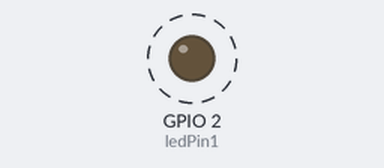
A sketch run on a simulated ESP32. Shown: output pins drawn as LEDs (lit = HIGH). Dashed ring = blinking. What the sketch prints to the serial monitor is not drawn.

Above: at 0.04 s.
Timing chart, 0 to 3.0 s (numbered marks = the images above):
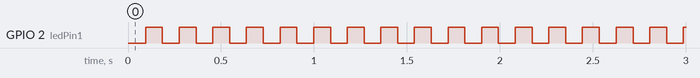

Measured:
- by itself, GPIO 2 (ledPin1): alternates HIGH for 0.09 s and LOW for 0.09 s

The sketch:

sender.ino
```cpp
#include "headers.h"
// #include "functions.h"

// receiver's mac address A4:CF:12:04:E3:E4
uint8_t broadcastAddress[] = {0xA4, 0xCF, 0x12, 0x04, 0xE3, 0xE4};
int mcuID = 1;    //id goes from 0 to 5

// initializing time

const int packetSize = 9; // amount of sensor readings being sent within each packet
// transfer rate = packetSize*10 (ms) - 100ms (current)
// transfer rate = 1/(packetSize*10/1000) (Hz) - 10Hz (current)
// keep in mind this still sends data equivalent to 100Hz


// defining the sample rate for every sensor reading
unsigned long long cm = 0;
unsigned long long pm = 0;
int interval = 10; // 10 ms interval for 100 hz
int counter = 0;   // variable to sequentially store packets as fixed packet sizes


//initializing status led
int ledPin1 = 2;
int ledStatus1 = false;

//function to toggle LED pin 2
void toggleLED(){
  if(ledStatus1==true){
    ledStatus1=false;
  }
  else{
    ledStatus1=true;
  }
  digitalWrite(ledPin1,ledStatus1);
}


// Must match the sender structure
typedef struct struct_message
{
  int id;
  boolean espStatus;
  unsigned long long int time;
  int accelx[packetSize];
  int accely[packetSize];
  int accelz[packetSize];
  int gyrox[packetSize];
  int gyroy[packetSize];
  int gyroz[packetSize];
} struct_message;

// Create a struct_message called myData
struct_message myData;

// Create peer interface
esp_now_peer_info_t peerInfo;

// callback when data is sent
void OnDataSent(const uint8_t *mac_addr, esp_now_send_status_t status)
{
  Serial.print("\r\nLast Packet Send Status:\t");

  if(status== ESP_NOW_SEND_SUCCESS){
    Serial.println("Delivery Success");
    toggleLED();

  }else{
    //turning off LED
    Serial.println("Delivery Fail");
      ledStatus1=false;
      digitalWrite(ledPin1,ledStatus1);
  }


 // Serial.println(status == ESP_NOW_SEND_SUCCESS ? "Delivery Success" : "Delivery Fail");
}

void setup()
{
  // Init Serial Monitor
  Serial.begin(115200);
  //initialise status led
  pinMode(ledPin1,OUTPUT);

  // Set device as a Wi-Fi Station
  WiFi.mode(WIFI_STA);

  // Init ESP-NOW
  if (esp_now_init() != ESP_OK)
  {
    Serial.println("Error initializing ESP-NOW");
    return;
  }

  // Once ESPNow is successfully Init, we will register for Send CB to
  // get the status of Trasnmitted packet
  esp_now_register_send_cb(OnDataSent);

  // Register peer
  memcpy(peerInfo.peer_addr, broadcastAddress, 6);
  peerInfo.channel = 0;
  peerInfo.encrypt = false;

  // Add peer
  if (esp_now_add_peer(&peerInfo) != ESP_OK)
  {
    Serial.println("Failed to add peer");
    return;
  }
}

// data functions
// samples sensor values every 10 ms (100 hz refresh rate)

//replace content of these functions with code for extracting sensor data from IMU

int accelxVal()
{
  int value = 12345;

  return value;
}
int accelyVal()
{
  int value = 12121;

  return value;
}
int accelzVal()
{
  int value = 00000;

  return value;
}
int gyroxVal()
{
  int value = 11111;

  return value;
}
int gyroyVal()
{
  int value = 99999;

  return value;
}
int gyrozVal()
{
  int value = 88888;

  return value;
}


void loop()
{

  // update time and status
  myData.espStatus=true;
  if (counter == 0)
  {
    myData.time = 14 * 60 * 60 * 1000 + 9 * 60 * 1000 + pm;
  }

  cm = millis();
  if ((cm - pm) >= interval)
  {
    pm = cm;
    // update data
    myData.id = mcuID;
    myData.accelx[counter] = accelxVal();
    myData.accely[counter] = accelyVal();
    myData.accelz[counter] = accelzVal();
    myData.gyrox[counter] = gyroxVal();
    myData.gyroy[counter] = gyroyVal();
    myData.gyroz[counter] = gyrozVal();
    counter++; // incrementing counter within the loop signifying that an interval of 10 ms has passed
  }

  // send data via esp now
  if (counter >= packetSize)
  {
    counter = 0;
    // Send message via ESP-NOW
    esp_err_t result = esp_now_send(broadcastAddress, (uint8_t *)&myData, sizeof(myData));

    if (result == ESP_OK)
    {
      Serial.println("Sent with success");

    }
    else
    {
      Serial.println("Error sending the data");

    }
  }
}
```

headers.h
```cpp
// Import required libraries
//#ifdef ESP32
#include <WiFi.h>
#include <ESPAsyncWebServer.h>
#include <SPIFFS.h>
#include <WiFiClient.h>
#include <WiFiAP.h>
//#else
//  #include <Arduino.h>
// #include <ESP8266WiFi.h>
//  #include <Hash.h>
//  #include <ESPAsyncTCP.h>
//  #include <ESPAsyncWebServer.h>
//  #include <FS.h>
//#endif
#include <Wire.h>
//#include <Adafruit_Sensor.h>
//#include <Adafruit_BME280.h>
#include <esp_now.h>
```
